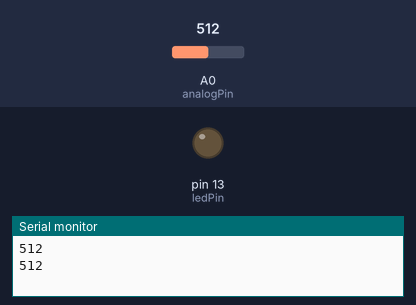
Bench run of a sketch on a simulated Arduino Uno, built with avr-gcc and run on an emulated ATmega328P. Parts: output pins drawn as LEDs (lit = HIGH), the last lines printed to the serial monitor. Inputs (shaded band) come from the test bench; at power-on: A0 (analogPin) = 512.

Above: at 1.8 s.
1.9 s: A0 (analogPin) set to 491
At 3.2 s:
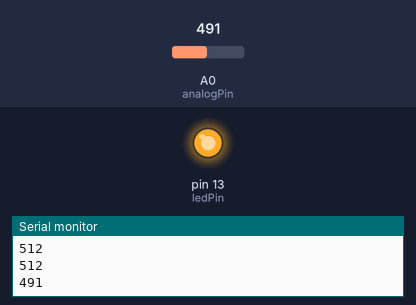
3.5 s: A0 (analogPin) set to 510
At 4.9 s:
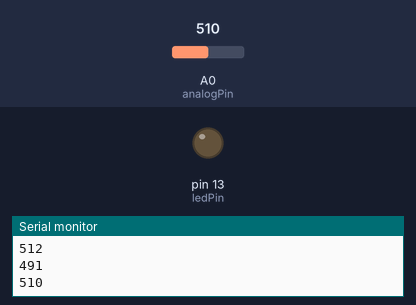
5.5 s: A0 (analogPin) set to 490
At 6.5 s:
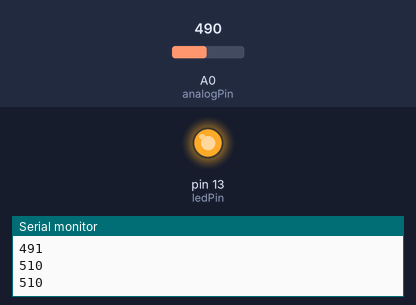
Timing chart, 0 to 8.5 s (numbered marks = the images above; inputs shaded):
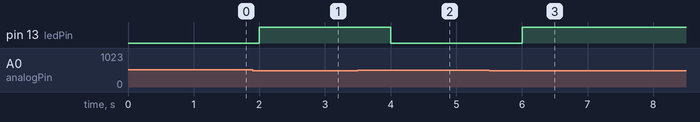

The sketch:

arduino.pde
```cpp
/******************************************************************************************************************************************************************************
********************************************************************* Code Arduino pour l'instllation LIFE ********************************************************************
********************************************************************** Felix Lepoutre et Jérémy Barré, I2D *********************************************************************
*******************************************************************************************************************************************************************************/

int ledPin = 13;

int analogPin = 0;
int val = 0;
int sensorValue = digitalRead(13);                                      // le circuit fonctionne avec la sortie numerique 13


void setup()
{
  pinMode(ledPin, OUTPUT);                                              // on definit les leds en tant que sortie numérique
  Serial.begin(9600);
}

void loop()
{
  val = analogRead(analogPin);                                          // on recupere la valeur de la sortie analogue (ici, le capteur de flexion)

  if (val > 500){                                                       // lorsque la valeur retournee est superieure a 500,
  digitalWrite(ledPin,LOW);                                             // les leds sont eteintes
  }

  if ((val < 500) && (val > 400)){                                      // si la valeur retournee est comprise entre 400 et 500
  digitalWrite(ledPin,HIGH);                                            // les leds s'allument
  delay(1000);                                                          // interval de 1 seconde (clignotement) entre les eclairages
  }

  if ((val < 400) && (val > 300)){                                       // si la valeur retournee est comprise entre 300 et 400
  digitalWrite(ledPin, HIGH);                                           // les leds s'allument
  delay(500);                                                           // interval de 500 millisecondes (clignotement) entre les eclairages
  }

  if ((val < 300) && (val > 200)){                                       // si la valeur retournee est comprise entre 200 et 300
  digitalWrite(ledPin, HIGH);                                           // les leds s'allument
  delay(250);                                                           // interval de 250 millisecondes (clignotement) entre eclairages
  }

  if ((val < 200) && (val > 100)){                                       // si la valeur retournée est inférieure à 500
  digitalWrite(ledPin, HIGH);                                           // les leds s'allument
  delay(50);                                                            // interval de 50 millisecondes (clignotement) entre les eclairages
  }

  if (val < 100){                                                       // si la valeur retournée est inférieure à 500
  digitalWrite(ledPin, HIGH);                                           // les leds s'allument
  }


  Serial.println(val);                                                 // indiquent les valeurs dans le monitor toutes les secondes
  delay(1000);
}
```

Measured:
- the behaviour switches between 500 and 499 on A0 (analogPin) (found by bisection; images 0 and 1)
- after the input at 1.9 s, pin 13 (ledPin): LOW → HIGH after 0.10 s
- after the input at 3.5 s, pin 13 (ledPin): HIGH → LOW after 0.50 s
- after the input at 5.5 s, pin 13 (ledPin): LOW → HIGH after 0.50 s
